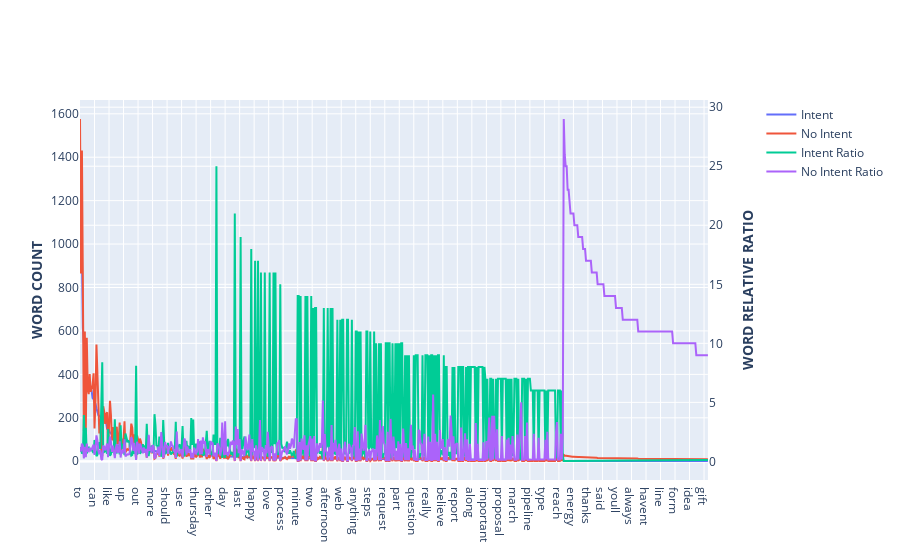

The code cell stored with this chart in its notebook:
### Markdown cell above
# PLOTTING THE INSIGHTS

### Code cell
"""Add seaborn plots for the common words"""
def generate_figure(data): 
    
    fig = make_subplots(specs=[[{"secondary_y": True}]])


    fig.add_trace(go.Scatter(x=data['Word'],
                     y =data['yes_intent'],  name = 'Intent'),
                     secondary_y = False)
    
    fig.add_trace(go.Scatter(x=data['Word'],
                     y =data['no_intent'],  name = 'No Intent'),
                     secondary_y = False)
    
    fig.add_trace(go.Scatter(x=data['Word'],
                     y =data['yes_ratio'],  name = 'Intent Ratio'),
                     secondary_y = True)
    
    fig.add_trace(go.Scatter(x=data['Word'],
                     y =data['no_ratio'],  name = 'No Intent Ratio'),
                     secondary_y = True)
    
    
    fig.update_yaxes(title_text="<b>WORD COUNT</b>", secondary_y=False)
    fig.update_yaxes(title_text="<b>WORD RELATIVE RATIO</b>", secondary_y=True)

    return fig

generate_figure(common_words).show()

### Figure 1 — Plotly figure (JSON) as saved in the notebook; plotly's stock layout.template omitted (floating-point values rounded to 4 significant figures; data arrays with more than 128 entries replaced by an {"elided": "..."} marker saying what was removed)
{"data": [{"name": "Intent", "type": "scatter", "x": {"elided": "650 str values"}, "xaxis": "x", "y": {"elided": "650 int values"}, "yaxis": "y"}, {"name": "No Intent", "type": "scatter", "x": {"elided": "650 str values"}, "xaxis": "x", "y": {"elided": "650 int values"}, "yaxis": "y"}, {"name": "Intent Ratio", "type": "scatter", "x": {"elided": "650 str values"}, "xaxis": "x", "y": {"elided": "650 float values"}, "yaxis": "y2"}, {"name": "No Intent Ratio", "type": "scatter", "x": {"elided": "650 str values"}, "xaxis": "x", "y": {"elided": "650 float values"}, "yaxis": "y2"}], "layout": {"xaxis": {"anchor": "y", "domain": [0, 0.94]}, "yaxis": {"anchor": "x", "domain": [0, 1], "title": {"text": "<b>WORD COUNT</b>"}}, "yaxis2": {"anchor": "x", "overlaying": "y", "side": "right", "title": {"text": "<b>WORD RELATIVE RATIO</b>"}}}}
